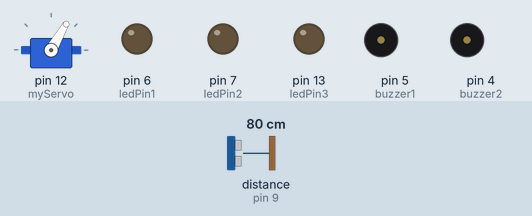
A sketch run on a simulated Arduino Uno, built with avr-gcc and run on an emulated ATmega328P. On the bench: servo, output pins drawn as LEDs (lit = HIGH), buzzer (waves = sounding, pin HIGH). Wiring (inferred from the names in the program): ultrasonic range finder: trigger pin 10; echo pin 9. The test bench sets the inputs (shaded band); at power-on: distance to the obstacle (sensor on pin 9) 80 cm. The echo pulse lasts 58.3 µs per cm; pins used as bus, display or sensor lines are not drawn; what the sketch prints to the serial monitor is not drawn.

Above: at 0.01 s.
1.3 s: distance to the obstacle (sensor on pin 9) set to 2 cm
At 1.52 s:
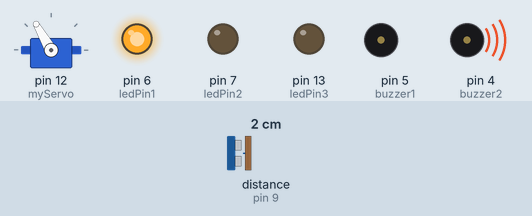
4.3 s: distance to the obstacle (sensor on pin 9) set to 250 cm
At 4.9 s:
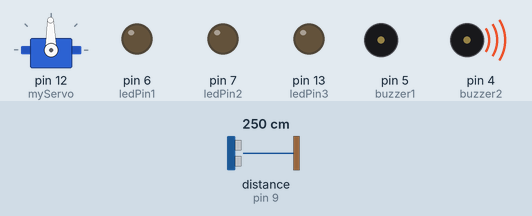
7.3 s: distance to the obstacle (sensor on pin 9) set to 18 cm
At 7.84 s:
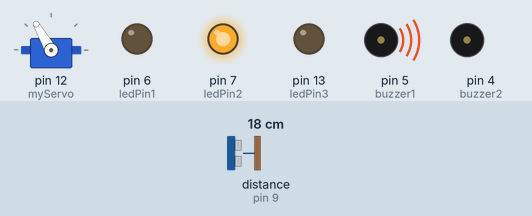
10.3 s: distance to the obstacle (sensor on pin 9) set to 299 cm
At 10.62 s:
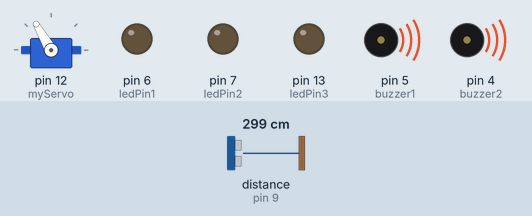
13.3 s: distance to the obstacle (sensor on pin 9) set to 4 cm
At 14.38 s:
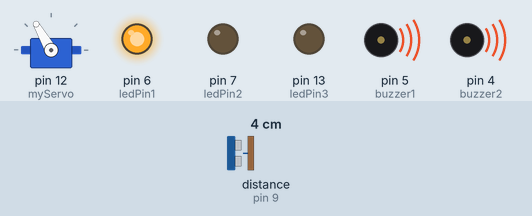
16.3 s: distance to the obstacle (sensor on pin 9) set to 60 cm
At 17.03 s:
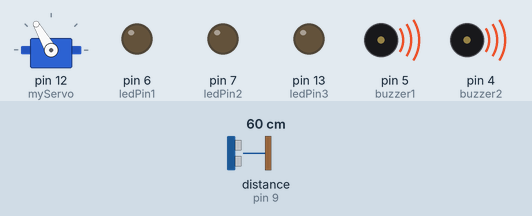
Timing chart, 0 to 20.3 s (numbered marks = the images above; inputs shaded):
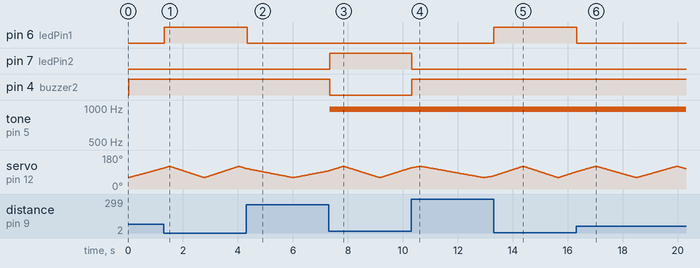

The sketch:

ProjeArduino.ino
```cpp
// Servo kütüphanesi
#include <Servo.h>
// Ultrasonik sensörün trigger ve echo pinleri
const int trigPin = 10;
const int echoPin = 9;
//buzzer ve led pinleri
const int buzzer1 = 5;
const int buzzer2 = 4;
const int ledPin3 = 13;
const int ledPin2 = 7;
const int ledPin1 = 6;

// duration ve distance değişkenleri
long duration;
int distance;
int buzzerState1 = LOW;
int buzzerState2 = LOW;


unsigned long previousMillis1 = 0;        // buzzerların en son ne zaman güncellendiği kaydedilir
unsigned long previousMillis2 = 0;


// buzzer zaman aralıkları:
long onTime1 = 1000;
long offTime1 = 500;
long onTime2 = 500;
long offTime2 = 250;

Servo myServo; // servo kontrolü için bir servo objesi yaratıldı
void setup() {
  pinMode(trigPin, OUTPUT); // trigPin çıkış olarak tanımlandı
  pinMode(echoPin, INPUT); // echoPin giriş olarak tanımlandı
  pinMode(ledPin1, OUTPUT); // led pini çıkış olarak tanımlandı
  pinMode(ledPin2, OUTPUT);
  pinMode(ledPin3, OUTPUT);
  pinMode(buzzer1, OUTPUT);
  pinMode(buzzer2, OUTPUT);
  Serial.begin(9600);
  myServo.attach(12); // Servonun bağlı olduğu pin
}
void loop() {
  // servo motoru 60 - 120 derecelik açılar arası döndür
  for(int i=60;i<=120;i++){
  myServo.write(i);
  delay(20);
  distance = calculateDistance();// her derece için ultrasonik sensörün ölçtüğü mesafeyi hesaplayan fonksiyon

  Serial.print(i); // mevcut açıyı serial porta yolla
  Serial.print(","); // processing de değerler arasına konulacak karakter
  Serial.print(distance); // mesafe değerini serial porta yolla
  Serial.print("."); // processing de değerler arasına konulacak karakter


  // Sesli uyarılar
  if (distance<10)
  buzzer10();

  else if (distance<20)
  buzzer20();

  else
  buzzersOff();


  //Işıklı Uyarılar
  if (distance<10)
  redLight();

  else if (distance<20)
  greenLight();

  else if (distance<30)
  blueLight();

  else
  lightsOff();
  }

  // aynı işlemleri geri dönerken de yap
  for(int i=120;i>60;i--){
  myServo.write(i);
  delay(20);
  distance = calculateDistance();
  Serial.print(i);
  Serial.print(",");
  Serial.print(distance);
  Serial.print(".");

  // Sesli uyarılar
  if (distance<10)
  buzzer10();

  else if (distance<20)
  buzzer20();

  else
  buzzersOff();

  //Işıklı Uyarılar
  if (distance<10)
  redLight();

  else if (distance<20)
  greenLight();

  else if (distance<30)
  blueLight();

  else
  lightsOff();


  }
}


// ultrasonik sensörün ölçtüğü mesafeyi hesaplayan fonksiyon
int calculateDistance(){

  digitalWrite(trigPin, LOW);
  delayMicroseconds(2);
  // trigPin i 10 ms için HIGH yap
  digitalWrite(trigPin, HIGH);
  delayMicroseconds(10);
  digitalWrite(trigPin, LOW);
  duration = pulseIn(echoPin, HIGH); // echoPin den değer oku,ses dalgasının yol alma süresini ms e çevir
  distance= duration*0.034/2;
  return distance;
}

  //Işıklı uyarı fonksiyonları
  int redLight(){

    digitalWrite (ledPin1, HIGH);
    digitalWrite (ledPin2, LOW);
    digitalWrite (ledPin3, LOW);
  }

  int greenLight(){

    digitalWrite (ledPin2, HIGH);
    digitalWrite (ledPin1, LOW);
    digitalWrite (ledPin3, LOW);
  }

  int blueLight(){

    digitalWrite (ledPin3, HIGH);
    digitalWrite (ledPin1, LOW);
    digitalWrite (ledPin2, LOW);
   }

  int lightsOff(){

  digitalWrite (ledPin1, LOW);
  digitalWrite (ledPin2, LOW);
  digitalWrite (ledPin3, LOW);
  }


  //Sesli uyarı fonksiyonları
  int buzzer20(){
    unsigned long currentMillis = millis();
    analogWrite(buzzer1,130);

  if ((buzzerState2 = HIGH) && (currentMillis - previousMillis2 >= onTime2)) {
    buzzerState2 = LOW;
    previousMillis2 = currentMillis;
    digitalWrite(buzzer2, buzzerState2);
 }


    else if ((buzzerState2 = LOW) && (currentMillis - previousMillis2 >= offTime2)) {
      buzzerState2 = HIGH;
      previousMillis2 = currentMillis;
      digitalWrite(buzzer2, buzzerState2);
  }
  }

  int buzzer10(){
  unsigned long currentMillis = millis();
  analogWrite(buzzer2,255);
  if ((buzzerState1 = HIGH) && (currentMillis - previousMillis1 >= onTime1)) {
    buzzerState1 = LOW;
    previousMillis1 = currentMillis;
    digitalWrite(buzzer1, buzzerState1);
 }


  else if ((buzzerState1 = LOW) && (currentMillis - previousMillis1 >= offTime1)) {
      buzzerState1 = HIGH;
      previousMillis1 = currentMillis;
      digitalWrite(buzzer1, buzzerState1);
  }
    }

 int buzzersOff(){

    analogWrite(buzzer1,255);
    analogWrite(buzzer2,255);
  }
```

Measured:
- after the input at 1.3 s, pin 6 (ledPin1): LOW → HIGH at once
- after the input at 4.3 s, pin 6 (ledPin1): HIGH → LOW at once
- after the input at 7.3 s, pin 7 (ledPin2): LOW → HIGH at once; pin 4 (buzzer2): HIGH → LOW at once; tone on pin 5 (buzzer1): silent → 977 Hz at once
- after the input at 10.3 s, pin 7 (ledPin2): HIGH → LOW at once; pin 4 (buzzer2): LOW → HIGH at once
- after the input at 13.3 s, pin 6 (ledPin1): LOW → HIGH at once
- after the input at 16.3 s, pin 6 (ledPin1): HIGH → LOW at once
